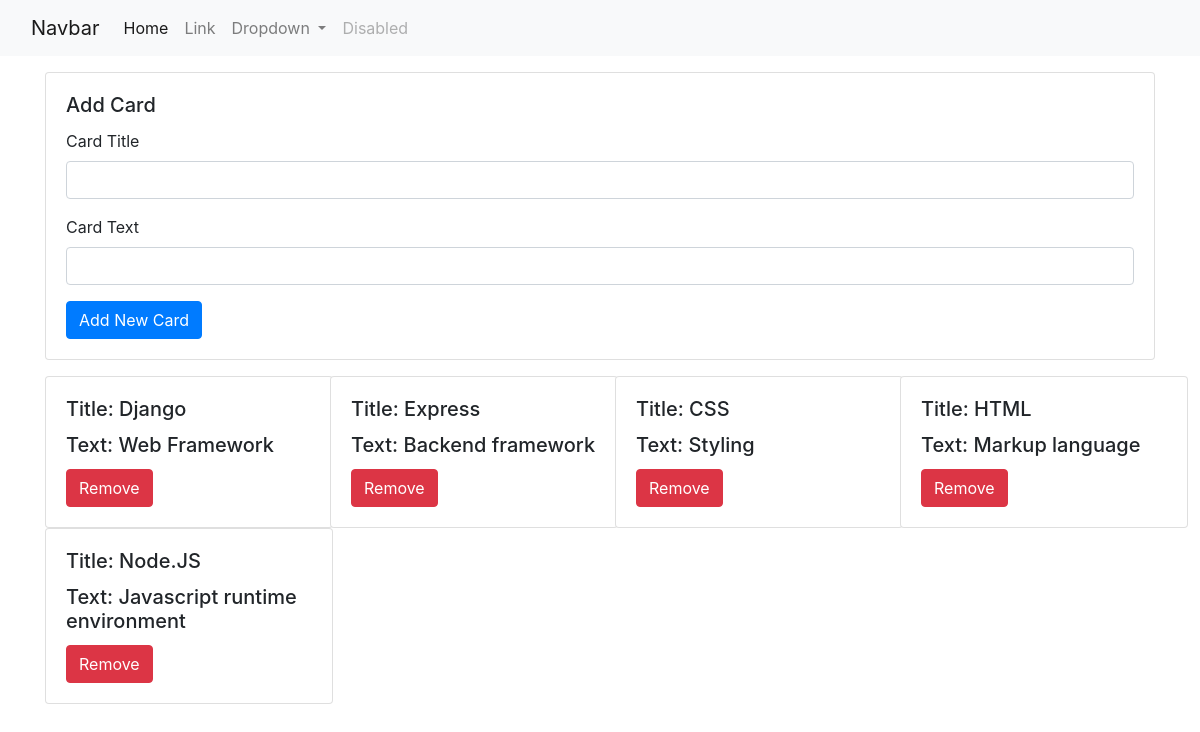
The page / on the database its author committed.
### app/models.py (models this page shows, shortened)
class Cards(models.Model):
    title           = models.CharField(max_length=255)
    text            = models.CharField(max_length=255)
    date_created    = models.DateTimeField(auto_now_add=True)
    ip_address      = models.CharField(max_length=255)
    time_stamp      = models.DateTimeField(blank=True, null=True)
    class Meta:
        verbose_name = 'Cards'

### app/views.py (the view, shortened to what this page needs)
# urls.py: path("", index, name='index'),
@csrf_exempt
def index(request):
    cards = Cards.objects.all()
    card = json.loads(serializers.serialize('json', cards))
    params = {'cards': card}
    return render(request, 'index.html', params)

### core/templates/index.html (shortened to what this page needs)
{% extends 'layouts/base.html' %}
{% block content %}
<div class="container">
    <div class="row my-3">
        <div class="col-md-12">
            <div class="card">
                <div class="card-body">
                    <h5 class="card-title">Add Card</h5>
                    <form id="cardForm">
                        <div class="mb-3">
                            <label for="cardTitle" class="form-label">Card Title</label>
                            <input type="text" class="form-control" name="title" id="cardTitle">
                        </div>
                        <div class="mb-3">
                            <label for="cardText" class="form-label">Card Text</label>
                            <input type="text" class="form-control" name="text" id="cardText">
                        </div>
                        <button type="button" id="save" class="btn btn-primary">Add New Card</button>
                    </form>
                </div>
            </div>
        </div>
    </div>
    <div class="row" id="cards">
        {% for card in cards %}
        <div class="col-md-3" id="card_{{card.pk}}">
            <div class="card" style="width: 18rem;">
                <div class="card-body">
                    <h5 class="card-title">Title: {{card.fields.title}}</h5>
                    <h5 class="card-title">Text: {{card.fields.text}}</h5>
                    <div class="row">
                        <div class="col">
                            <button class="btn btn-danger remove" type="button" data-href="{{card.pk}}" data-text="{{card.fields.title}}">Remove</button>
                        </div>
                    </div>
                </div>
            </div>
        </div>
        {% endfor %}
    </div>
</div>
{% endblock content %}

### core/templates/layouts/base.html (shortened to what this page needs)
{% load static %}
<!DOCTYPE html>
<html lang="en">
<head>
  <link rel="stylesheet" href="https://cdn.jsdelivr.net/npm/bootstrap@4.0.0/dist/css/bootstrap.min.css">
</head>
<body class="">
  <div class="main-content">
    {% include "includes/navbar.html" %}
    {% block content %}{% endblock content %}
  </div>
</body>
</html>

### core/templates/includes/navbar.html (shortened to what this page needs)
<nav class="navbar navbar-expand-lg navbar-light bg-light">
    <div class="container-fluid">
      <a class="navbar-brand" href="#">Navbar</a>
      <div class="collapse navbar-collapse" id="navbarSupportedContent">
        <ul class="navbar-nav me-auto mb-2 mb-lg-0">
          <li class="nav-item">
            <a class="nav-link active" aria-current="page" href="#">Home</a>
          </li>
          <li class="nav-item">
            <a class="nav-link" href="#">Link</a>
          </li>
          <li class="nav-item dropdown">
            <a class="nav-link dropdown-toggle" href="#" id="navbarDropdown" role="button" data-bs-toggle="dropdown" aria-expanded="false">
              Dropdown
            </a>
          </li>
          <li class="nav-item">
            <a class="nav-link disabled">Disabled</a>
          </li>
        </ul>
      </div>
    </div>
  </nav>

### rows shown on the page
Cards: fields "Django", fields.text "Web Framework"
Cards: fields "Express", fields.text "Backend framework"
Cards: fields "CSS", fields.text "Styling"
Cards: fields "HTML", fields.text "Markup language"
Cards: fields "Node.JS", fields.text "Javascript runtime environment"
